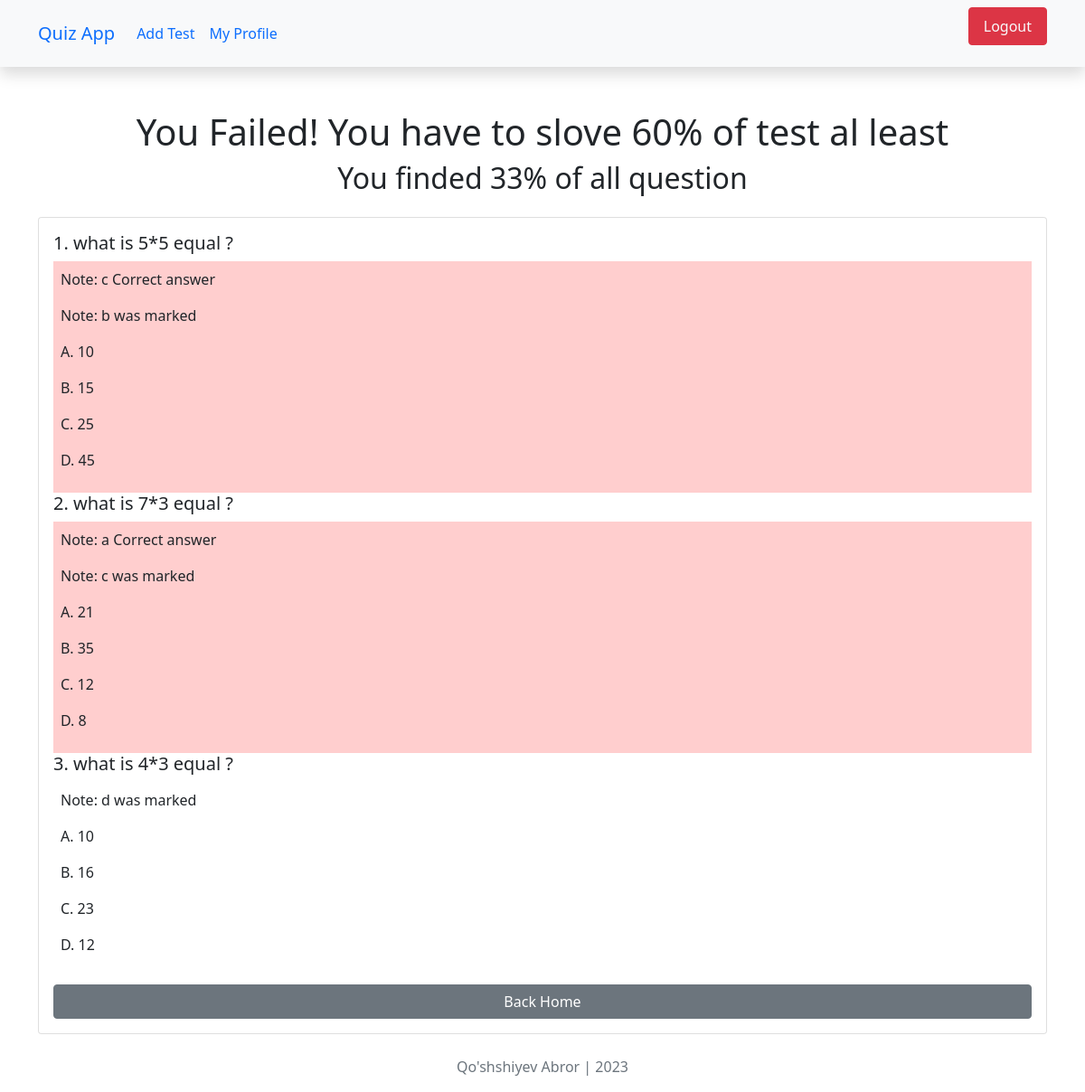
The page /12/checktest (signed in) on the database its author committed.
### main/models.py (models this page shows, shortened)
class CheckTest(models.Model):
    student = models.ForeignKey(User, on_delete=models.CASCADE)
    test = models.ForeignKey(Test, on_delete=models.CASCADE)
    finded_question = models.PositiveBigIntegerField(default=0)
    user_passed = models.BooleanField(default=False)
    percentage = models.PositiveBigIntegerField(default=0)

class Test(models.Model):
    author = models.ForeignKey(User, on_delete=models.CASCADE)
    category = models.ForeignKey(Category, on_delete=models.CASCADE)
    title = models.CharField(max_length=255)
    maximum_attemps = models.PositiveBigIntegerField()
    start_date = models.DateTimeField(default=timezone.now)
    end_date = models.DateTimeField(default=(timezone.now()+timezone.timedelta(days=5)))
    pass_persontags = models.PositiveBigIntegerField()

class CheckQuestion(models.Model):
    checktest = models.ForeignKey(CheckTest, on_delete=models.CASCADE)
    question = models.ForeignKey(Question, on_delete=models.CASCADE)
    given_answer = models.CharField(max_length=1, help_text="E.x: a")
    tru_answer = models.CharField(max_length=1, help_text="E.x: a")
    is_true = models.BooleanField(default=False)

class Question(models.Model):
    test = models.ForeignKey(Test, on_delete=models.CASCADE)
    question = models.CharField(max_length=300)
    a = models.CharField(max_length=150)
    b = models.CharField(max_length=150)
    c = models.CharField(max_length=150)
    d = models.CharField(max_length=150)
    tru_answer = models.CharField(max_length=150, help_text="E.x a")
    def __str__(self):
        return self.question

### main/views.py (the view)
# urls.py: path('<int:checktest_id>/checktest', checktest, name='checktest'),
@login_required(login_url='login')
def checktest(request, checktest_id):
    checktest = get_object_or_404(CheckTest, id=checktest_id, student=request.user)
    return render(request, 'checktest.html', {'checktest':checktest})

### templates/checktest.html (shortened to what this page needs)
{% extends 'base.html' %}
{% load static %}
{% block content %}
    <div class="content mt-5">
        <center>
            {% if checktest.user_passed %}
            <h1> You Successfully passed the Test</h1>
            {% else %}
            <h1>You Failed! You have to slove {{checktest.test.pass_persontags}}% of test al least</h1>
            {% endif %}
            <h2 class="mb-4">You finded {{checktest.percentage}}% of all question</h2>
        </center>
        <div class="card p-3">
            {% for q in checktest.checkquestion_set.all %}
            <h5>{{forloop.counter}}. {{q.question}}</h5>
            {% if q.is_true %}
            <div class="answer p-2">
                <p>Note: {{q.given_answer}} was marked</p>
                <p>A. {{q.question.a}}</p>
                <p>B. {{q.question.b}}</p>
                <p>C. {{q.question.c}}</p>
                <p>D. {{q.question.d}}</p>
            </div>
            {% else %}
            <div style="background-color: rgba(255, 129, 129, 0.39);" class="answers p-2">
                <p>Note: {{q.tru_answer}} Correct answer</p>
                <p>Note: {{q.given_answer}} was marked</p>
                <p>A. {{q.question.a}}</p>
                <p>B. {{q.question.b}}</p>
                <p>C. {{q.question.c}}</p>
                <p>D. {{q.question.d}}</p>
            </div>
            {% endif %}
            {% endfor %}
                <a href="{% url 'index' %}" class="btn btn-secondary mt-2">Back Home</a>
        </div>
    </div>
{% endblock content %}

### rows shown on the page
CheckTest: test.pass_persontags "60", percentage "33"
CheckQuestion: question "what is 5*5 equal ?", tru_answer "c", given_answer "b", question.a "10", question.b "15", question.c "25", question.d "45"
CheckQuestion: question "what is 7*3 equal ?", tru_answer "a", given_answer "c", question.a "21", question.b "35", question.c "12", question.d "8"
CheckQuestion: question "what is 4*3 equal ?", given_answer "d", question.a "10", question.b "16", question.c "23", question.d "12"
